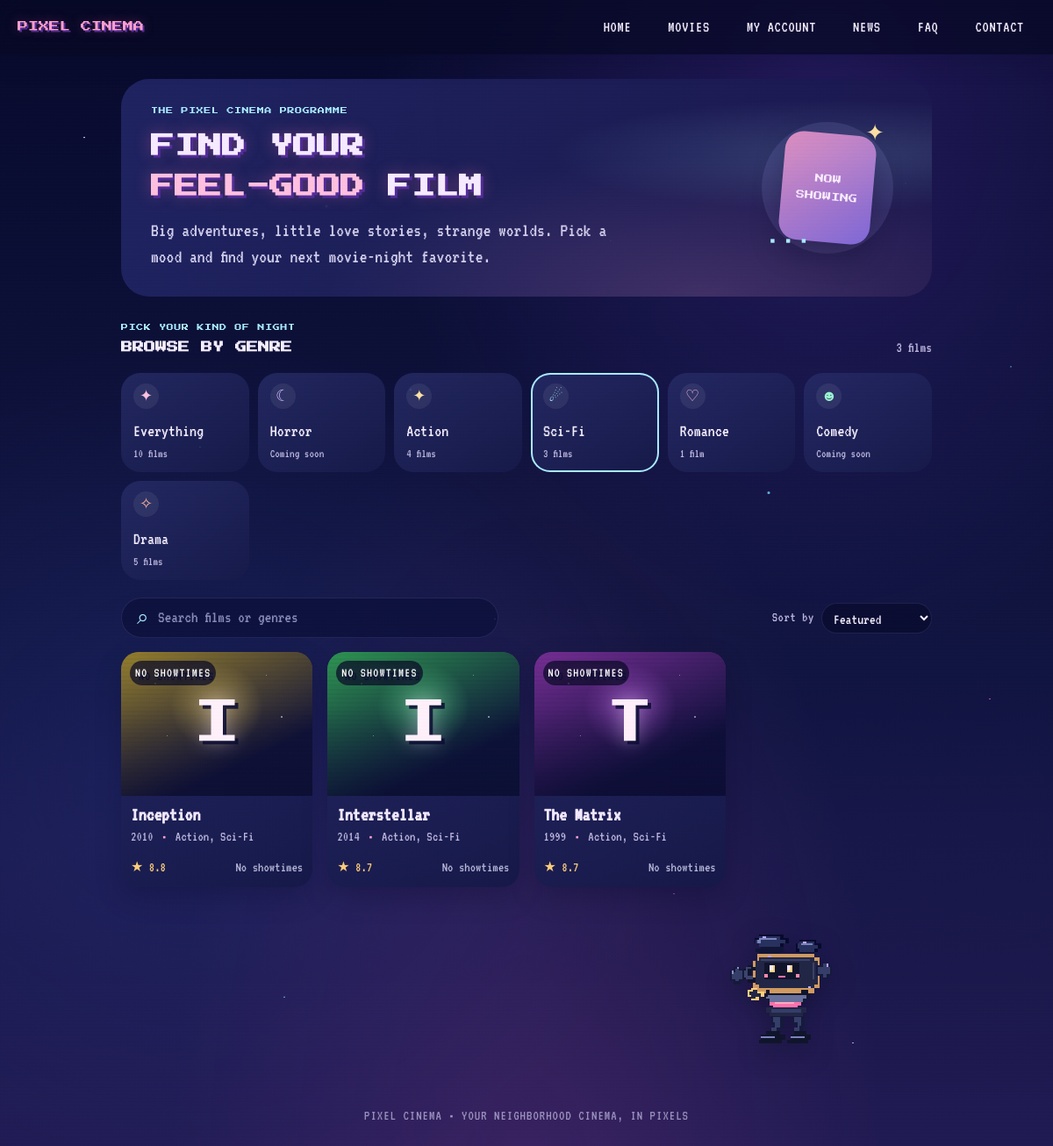
The page /movies.php?genre=Sci-Fi on the database its author committed.
### tables this page shows
CREATE TABLE `movies` (
   movieID INT not null auto_increment primary key,
   title VARCHAR(255),
   release_date DATE,
   rating DECIMAL(3,1) NULL,
   CONSTRAINT chk_movie_rating CHECK (rating IS NULL OR (rating >= 0 AND rating <= 10))
);

### includes/movie_catalog.php (called while the page is built)
<?php
function movie_catalog_data(PDO $pdo): array
{
    $movies = $pdo->query(
        'SELECT m.movieID, m.title, m.release_date, m.rating,
                GROUP_CONCAT(DISTINCT g.genreName ORDER BY g.genreName SEPARATOR ", ") AS genres,
                (SELECT MIN(s.starts_at) FROM showtimes s WHERE s.movieID = m.movieID AND s.starts_at > NOW()) AS next_show
         FROM movies m
         LEFT JOIN movieGenreRelation r ON r.movieID = m.movieID
         LEFT JOIN genre g ON g.genreID = r.genreID
         GROUP BY m.movieID, m.title, m.release_date, m.rating
         ORDER BY next_show IS NULL, next_show, m.rating DESC, m.title'
    )->fetchAll();
    $genres = $pdo->query(
        "SELECT genreName FROM genre
         ORDER BY CASE genreName
             WHEN 'Horror' THEN 1
             WHEN 'Action' THEN 2
             WHEN 'Sci-Fi' THEN 3
             WHEN 'Romance' THEN 4
             WHEN 'Comedy' THEN 5
             WHEN 'Drama' THEN 6
             ELSE 7
         END, genreName"
    )->fetchAll(PDO::FETCH_COLUMN);
    return [$movies, $genres];
}

### includes/bootstrap.php (called while the page is built, shortened)
<?php
function e(?string $value): string
{
    return htmlspecialchars((string) $value, ENT_QUOTES, 'UTF-8');
}

### includes/movie_card.php (the view, shortened to what this page needs)
<?php
$cardGenres = array_filter(array_map('trim', explode(',', (string) ($m['genres'] ?? ''))));
$cardYear = substr((string) $m['release_date'], 0, 4);
$cardRating = $m['rating'] !== null ? (float) $m['rating'] : 0;
?>
<a class="movie-card" href="movie.php?id=<?= (int) $m['movieID'] ?>"
   data-title="<?= e($m['title']) ?>"
   data-genres="<?= e(implode('|', $cardGenres)) ?>"
   data-year="<?= e($cardYear) ?>"
   data-rating="<?= e((string) $cardRating) ?>"
   data-featured="<?= $m['next_show'] ? '1' : '0' ?>">
    <div class="poster" style="--hue:<?= ((int) $m['movieID'] * 47) % 360 ?>">
        <span class="poster-monogram" aria-hidden="true"><?= e(strtoupper(substr($m['title'], 0, 1))) ?></span>
        <span class="poster-tag"><?= $m['next_show'] ? 'NOW BOOKING' : 'NO SHOWTIMES' ?></span>
    </div>
    <div class="movie-card-info">
        <h3><?= e($m['title']) ?></h3>
        <p class="movie-meta"><?= e($cardYear) ?> <span aria-hidden="true">&bull;</span> <?= e($m['genres'] ?? 'Film') ?></p>
        <div class="movie-card-bottom">
            <span class="movie-rating"><?= $m['rating'] !== null ? '<span aria-hidden="true">★</span> ' . e(number_format($cardRating, 1)) : 'NR' ?></span>
            <span class="showing-status <?= $m['next_show'] ? 'available' : '' ?>">
                <?= $m['next_show'] ? 'Showtimes' : 'No showtimes' ?>
            </span>
        </div>
    </div>
</a>

### movies.php (shortened to what this page needs)
<?php
require_once __DIR__ . '/includes/bootstrap.php';
require_once __DIR__ . '/includes/movie_catalog.php';
[$movies, $genres] = movie_catalog_data($pdo);
$genreCounts = array_fill_keys($genres, 0);
foreach ($movies as $movie) {
    foreach (array_filter(array_map('trim', explode(',', (string) ($movie['genres'] ?? '')))) as $genre) {
        if (array_key_exists($genre, $genreCounts)) {
            $genreCounts[$genre]++;
        }
    }
}
$genreIcons = ['Action' => '✦', 'Sci-Fi' => '☄', 'Horror' => '☾', 'Romance' => '♡', 'Comedy' => '☻', 'Drama' => '✧'];
$selectedGenre = trim((string) ($_GET['genre'] ?? ''));
require __DIR__ . '/includes/header.php';
?>
<header class="movies-hero">
    <div class="movies-hero-copy">
        <p class="eyebrow">THE PIXEL CINEMA PROGRAMME</p>
        <h1>FIND YOUR<br><span>FEEL-GOOD</span> FILM</h1>
        <p>Big adventures, little love stories, strange worlds. Pick a mood and find your next movie-night favorite.</p>
    </div>
    <div class="movies-hero-side" aria-hidden="true">
        <span class="movies-hero-star">✦</span>
        <span class="movies-hero-film">NOW<br>SHOWING</span>
        <span class="movies-hero-dots">•••</span>
    </div>
</header>
<section class="movie-browser" aria-labelledby="browse-title">
    <div class="browse-heading">
        <div>
            <p class="eyebrow">PICK YOUR KIND OF NIGHT</p>
            <h2 id="browse-title">BROWSE BY GENRE</h2>
        </div>
        <p class="browse-count" data-result-count aria-live="polite"><?= count($movies) ?> films</p>
    </div>
    <div class="genre-tiles" id="genre-tiles" role="group" aria-label="Filter by genre" data-genre-list>
        <button class="genre-tile <?= $selectedGenre === '' ? 'is-active' : '' ?>" type="button" data-genre="all" aria-pressed="<?= $selectedGenre === '' ? 'true' : 'false' ?>">
            <span class="genre-tile-icon" aria-hidden="true">✦</span>
            <span class="genre-tile-name">Everything</span>
            <span class="genre-tile-count"><?= count($movies) ?> films</span>
        </button>
        <?php foreach ($genres as $genre): ?>
        <button class="genre-tile <?= $selectedGenre === $genre ? 'is-active' : '' ?>" type="button" data-genre="<?= e($genre) ?>" aria-pressed="<?= $selectedGenre === $genre ? 'true' : 'false' ?>">
            <span class="genre-tile-icon" aria-hidden="true"><?= $genreIcons[$genre] ?? '✦' ?></span>
            <span class="genre-tile-name"><?= e($genre) ?></span>
            <span class="genre-tile-count"><?= $genreCounts[$genre] ? $genreCounts[$genre] . ($genreCounts[$genre] === 1 ? ' film' : ' films') : 'Coming soon' ?></span>
        </button>
        <?php endforeach; ?>
    </div>
    <div class="catalog-controls">
        <label class="movie-search">
            <span aria-hidden="true">⌕</span>
            <input type="search" data-movie-search placeholder="Search films or genres" autocomplete="off">
        </label>
        <label class="movie-sort">
            <span>Sort by</span>
            <select data-movie-sort aria-label="Sort films">
                <option value="recommended">Featured</option>
            </select>
        </label>
    </div>
    <?php if ($movies): ?>
    <div class="movie-grid" data-movie-grid>
        <?php foreach ($movies as $m): ?>
            <?php require __DIR__ . '/includes/movie_card.php'; ?>
        <?php endforeach; ?>
    </div>
    <?php else: ?>
    <p class="empty-results">There are no films in the programme yet.</p>
    <?php endif; ?>
</section>
<?php require __DIR__ . '/includes/footer.php'; ?>

### rows shown on the page
movies: title "I", title "Inception", release_date "2010", genres "Action, Sci-Fi", rating "8.8"
movies: title "I", title "Interstellar", release_date "2014", genres "Action, Sci-Fi", rating "8.7"
movies: title "T", title "The Matrix", release_date "1999", genres "Action, Sci-Fi", rating "8.7"

### other values the page prints
count($movies) "10"
$genreIcons[$genre] "☾"
$genre "Horror"
$genreIcons[$genre] "✦"
$genre "Action"
$genreCounts[$genre] "4"
$genreIcons[$genre] "☄"
$genre "Sci-Fi"
$genreCounts[$genre] "3"
$genreIcons[$genre] "♡"
$genre "Romance"
$genreCounts[$genre] "1"
$genreIcons[$genre] "☻"
$genre "Comedy"
$genreIcons[$genre] "✧"
